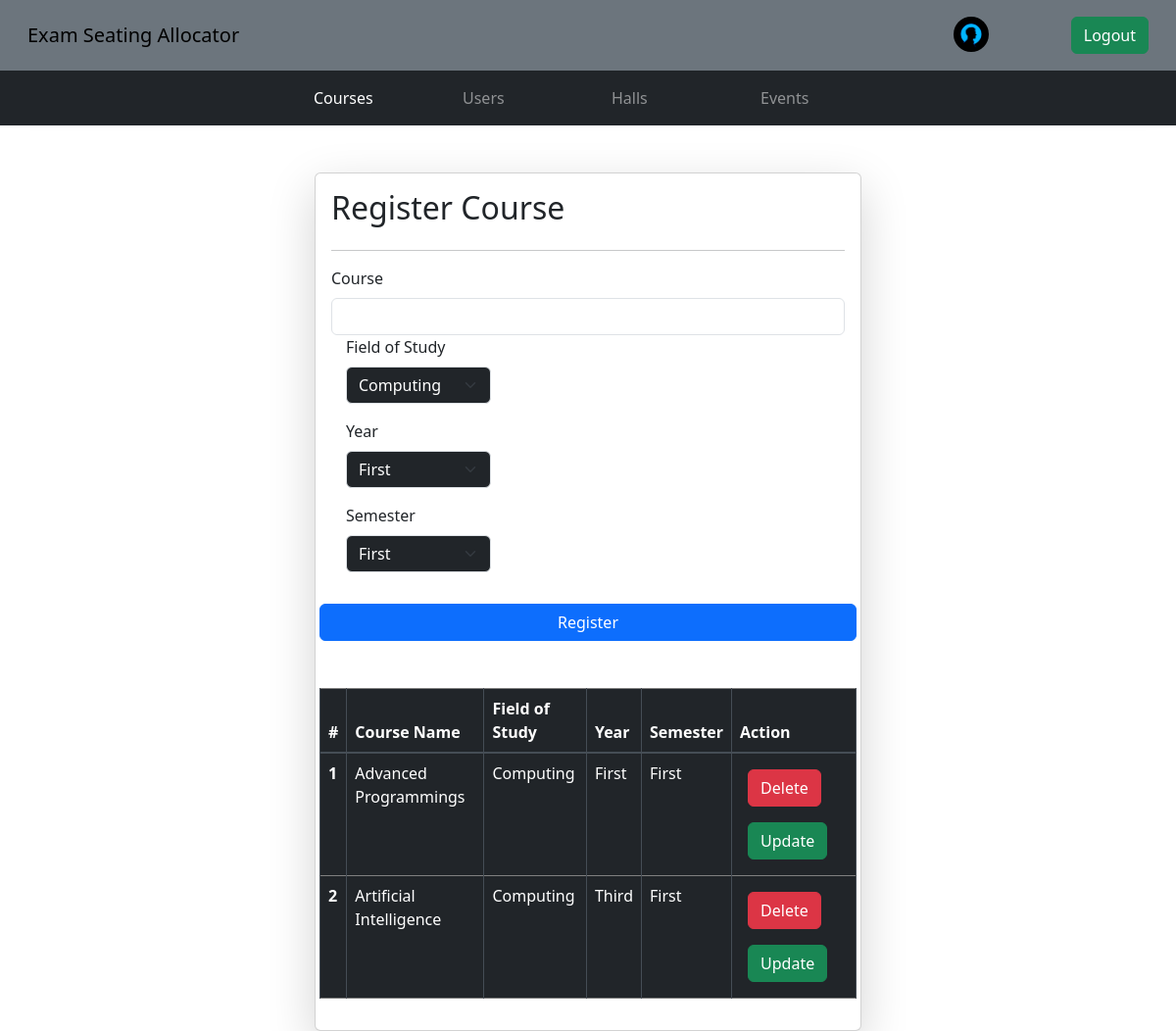
The app's page /register_course/ (signed in) with its own data.
### api/models.py (models this page shows)
class User(AbstractUser):
    user_type = models.CharField(max_length=20, choices=USER_TYPES)
    user_image = models.ImageField(
        upload_to="Users",
    )
    groups = models.ManyToManyField(Group, related_name="api_users")
    user_permissions = models.ManyToManyField(Permission, related_name="api_users")

class Course(models.Model):
    name = models.CharField(max_length=100)
    fieldofstudy = models.CharField(
        max_length=20, choices=FIELDOFSTUDY, default="computing"
    )
    year = models.CharField(max_length=20, choices=YEAR, default="first")
    semester = models.CharField(max_length=20, choices=SEMESTER, default="first")

### api/views.py (the view, shortened to what this page needs)
# urls.py: path("register_course/", register_course, name="register_course"),
@login_required(login_url="login_page")
@user_passes_test(is_admin, login_url="login_page")
def register_course(request):
    queryset = Course.objects.all()
    context = {
        "homeurl": "admin_home",
        "Courses": queryset,
        "page_url": "course",
    }
    return render(request, "courseRegister.html", context)

### api/views.py (called while the page is built)
def is_admin(user):
    return user.groups.filter(name="RTEs").exists()

### api/templates/courseRegister.html (shortened to what this page needs)
{%extends "base.html"%} {%block start%}
<div class="container mt-5">
  <form
    class="col-6 mx-auto card p-3 shadow-lg"
    method="post"
    enctype="multipart/form-data"
  >
    <h2>Register Course</h2>
    <hr />
    <div class="row">
      <div class="col mb-3">
        <label for="InputCourse" class="form-label">Course</label>
        <input
          type="text"
          class="form-control"
          id="InputCourse"
          name="course"
          value="{{ data.firstname }}"
        />
         <div class="col mb-3">
        <label for="fieldofstudy" class="form-label">Field of Study</label>
        <select
          name="fieldofstudy"
          id="fieldofstudy"
          class="form-select bg-dark text-white mb-3"
          aria-label="Student"
          style="width: 30%"
        >
          <option selected value="computing">Computing</option>
        </select>
      </div>
       <div class="col mb-3">
        <label for="year" class="form-label">Year</label>
        <select
          name="year"
          id="year"
          class="form-select bg-dark text-white mb-3"
          aria-label="Student"
          style="width: 30%"
        >
          <option selected value="First">First</option>
        </select>
      </div>
       <div class="col mb-3">
        <label for="semester" class="form-label">Semester</label>
        <select
          name="semester"
          id="semester"
          class="form-select bg-dark text-white mb-3"
          aria-label="Student"
          style="width: 30%"
        >
          <option selected value="first">First</option>
        </select>
      </div>
      </div>
    <button type="submit" class="btn btn-primary">Register</button>
</form>
  <table class="table table-dark table-bordered mt-5" style="border-width:4px; border-color:grey;">
  <thead>
    <tr>
      <th scope="col">#</th>
      <th scope="col">Course Name</th>
      <th scope="col">Field of Study</th>
      <th scope="col">Year</th>
      <th scope="col">Semester</th>
      <th scope="col">Action</th>
    </tr>
  </thead>
  <tbody >
    {%for course in Courses%}
    <tr>
      <th scope="row">{{forloop.counter}}</th>
      <td>{{course.name| capfirst}}</td>
      <td>{{course.fieldofstudy| capfirst}}</td>
      <td>{{course.year| capfirst}}</td>
      <td>{{course.semester| capfirst}}</td>
      <td>
        <a href="/delete_course/{{course.id}}" class="btn btn-danger m-2">Delete</button>
          <a href="/update_course/{{course.id}}" class="btn btn-success m-2">Update</button>
      </td>
    </tr>
    {%endfor%}
  </tbody>
</table>
</div>
    {%endblock%}

### api/templates/base.html (shortened to what this page needs)
<!DOCTYPE html>
<html>
  <head>
    {% load static %}
    <link
      rel="stylesheet"
      type="text/css"
      href="{% static 'myapp/Styles/base' %}.css"
    />
    <link rel="stylesheet" href="https://maxcdn.bootstrapcdn.com/bootstrap/4.5.2/css/bootstrap.min.css">
    <link
      href="https://cdn.jsdelivr.net/npm/bootstrap@5.3.1/dist/css/bootstrap.min.css"
      rel="stylesheet"
    />
  </head>
  <body>
    <nav class="navbar dark p-3 bg-secondary shadow-lg">
      <div class="container-fluid">
        <a href="{% if homeurl == "login_page" %} /
        {%else%}
        /{{homeurl}}/
        {%endif%}" class="navbar-brand">Exam Seating Allocator</a>
        <form class="d-flex" role="search">
          {%if request.user.is_authenticated%}
            {%if user.user_type == "admin"%}
              <a class="nav-link" href="/admin_view_profile/" >
                  <img src="/media/{{user.user_image}}" alt="Profile Picture" class = "navProfile" >
              </a>
            {%endif%}
          <a href="/logout/" class="btn btn-success" type="submit">Logout</a>
          {%endif%}
        </form>
      </div>
    </nav>
    {% if homeurl == "admin_home" %}
    <nav class="navbar navbar-expand-md navbar-dark bg-dark">
        <div class="container">
          <div class="collapse navbar-collapse" id="navbarNavDropdown">
            <ul class="navbar-nav mx-auto">
              <li class="nav-item">
                <a class="nav-link mx-3 {%if page_url%}{%if page_url == "course"%}active{%endif%}{%endif%}" aria-current="page" href="/register_course/">Courses</a>
              </li>
              <li class="nav-item">
                <a class="nav-link mx-3 {%if page_url%}{%if page_url == "user"%}active{%endif%}{%endif%}" href="/register/">Users</a>
              </li>
              <li class="nav-item">
                <a class="nav-link mx-3 {%if page_url%}{%if page_url == "hall"%}active{%endif%}{%endif%}" href="/register_hall/">Halls</a>
              </li>
              <li class="nav-item">
                <a class="nav-link mx-3 {%if page_url%}{%if page_url == "event"%}active{%endif%}{%endif%}" href="#">Events</a>
              </li>
            </ul>
          </div>
        </div>
      </nav>
      {%endif%}
    {% block start %} {% endblock %}
  </body>
</html>

### static/myapp/Styles/base.css (style rules this page uses)
.navProfile { width: 36px; height: 36px; object-fit: cover; border-radius: 50%; margin-right: 20px; }
@media screen and (min-width: 777px) { .nav-link { padding: 18px 0; min-width: 120px; } }
@media screen and (min-width: 777px) { .navbar { padding: 0; } }

### api/templates/base.html (style rules this page uses)
table, th, td { border: 1px solid black; }

### records on screen
User: user_image (placeholder picture)
Course: name "Advanced Programmings", fieldofstudy "Computing", year "First", semester "First"
Course: name "Artificial Intelligence", fieldofstudy "Computing", year "Third", semester "First"
